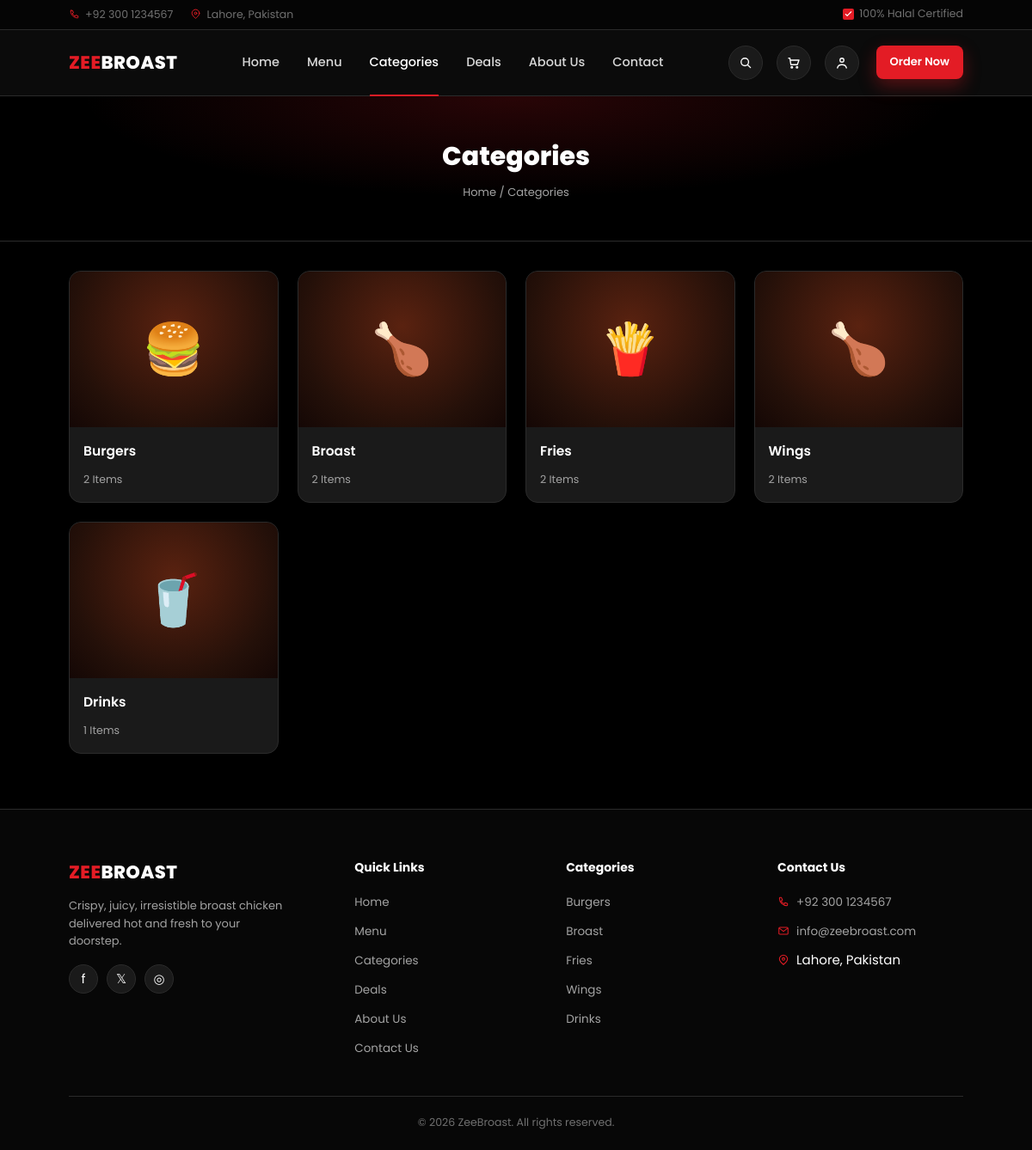
The app's page /category.php with its own data.
### tables this page shows
CREATE TABLE `categories` (
  `id` INT UNSIGNED NOT NULL AUTO_INCREMENT,
  `name` VARCHAR(100) NOT NULL,
  `slug` VARCHAR(120) NOT NULL,
  `icon` VARCHAR(60) NULL COMMENT 'emoji or icon class used as visual placeholder',
  `image` VARCHAR(255) NULL,
  `sort_order` INT NOT NULL DEFAULT 0,
  `status` ENUM('active','inactive') NOT NULL DEFAULT 'active',
  `created_at` TIMESTAMP NOT NULL DEFAULT CURRENT_TIMESTAMP,
  PRIMARY KEY (`id`),
  UNIQUE KEY `uq_category_slug` (`slug`)
);

### config/database.php (called while the page is built, shortened)
<?php
function db(): PDO
{
    static $pdo = null;
    if ($pdo === null) {
        $dsn = 'mysql:host=' . DB_HOST . ';dbname=' . DB_NAME . ';charset=' . DB_CHARSET;
        $options = [
            PDO::ATTR_ERRMODE            => PDO::ERRMODE_EXCEPTION,
            PDO::ATTR_DEFAULT_FETCH_MODE => PDO::FETCH_ASSOC,
            PDO::ATTR_EMULATE_PREPARES   => false,
        ];
        try {
            $pdo = new PDO($dsn, DB_USER, DB_PASS, $options);
        } catch (PDOException $e) {
            die('Database connection failed. Please try again later.');
        }
    }
    return $pdo;
}

### category.php (the view, shortened to what this page needs)
<?php
require_once __DIR__ . '/includes/header.php';
$slug = $_GET['slug'] ?? '';
if ($slug === '') {
    $categories = db()->query("SELECT * FROM categories WHERE status='active' ORDER BY sort_order")->fetchAll();
    ?>
    <div class="page-header">
      <div class="container">
        <h1>Categories</h1>
        <div class="breadcrumb"><a href="<?= base_url('index.php') ?>">Home</a> / Categories</div>
      </div>
    </div>
    <div class="section">
      <div class="container">
        <div class="card-grid">
          <?php foreach ($categories as $cat):
              $count = db()->prepare("SELECT COUNT(*) FROM products WHERE category_id = ? AND status='active'");
              $count->execute([$cat['id']]);
          ?>
          <a href="<?= base_url('category.php?slug=' . urlencode($cat['slug'])) ?>" class="food-card">
            <?= food_thumb($cat['image'], $cat['icon']) ?>
            <div class="food-body">
              <h3><?= e($cat['name']) ?></h3>
              <p class="food-desc"><?= (int)$count->fetchColumn() ?> Items</p>
            </div>
          </a>
          <?php endforeach; ?>
        </div>
      </div>
    </div>
    <?php
}
require_once __DIR__ . '/includes/footer.php';

### includes/functions.php (shortened to what this page needs)
<?php
function setting(string $key, $default = '')
{
    static $cache = null;
    if ($cache === null) {
        $cache = [];
        $stmt = db()->query('SELECT setting_key, setting_value FROM settings');
        foreach ($stmt->fetchAll() as $row) {
            $cache[$row['setting_key']] = $row['setting_value'];
        }
    }
    return $cache[$key] ?? $default;
}
function e(?string $value): string
{
    return htmlspecialchars($value ?? '', ENT_QUOTES, 'UTF-8');
}
function base_url(string $path = ''): string
{
    return BASE_URL . '/' . ltrim($path, '/');
}
function media_url(?string $path): ?string
{
    if (empty($path)) {
        return null;
    }
    return base_url('uploads/' . ltrim($path, '/'));
}
function food_thumb(?string $image, ?string $icon, string $extraClass = ''): string
{
    $icon = $icon ?: '🍗';
    $url = media_url($image);
    return '<div class="food-thumb ' . e($extraClass) . '">' . $icon . '</div>';
}

### includes/footer.php (shortened to what this page needs)
<footer class="site-footer">
  <div class="container">
    <div class="footer-grid">
      <div class="footer-about">
        <a href="<?= base_url('index.php') ?>" class="logo">
          <?php if ($logo_url): ?>
            <img src="<?= e($logo_url) ?>" alt="<?= e(setting('site_name')) ?>" class="logo-image">
          <?php else: ?>
            <span><span class="zee">ZEE</span><span class="broast">BROAST</span></span>
          <?php endif; ?>
        </a>
        <p>Crispy, juicy, irresistible broast chicken delivered hot and fresh to your doorstep.</p>
        <div class="footer-social">
          <a href="<?= e(setting('facebook_url', '#')) ?>" title="Facebook">f</a>
          <a href="<?= e(setting('twitter_url', '#')) ?>" title="Twitter">𝕏</a>
          <a href="<?= e(setting('instagram_url', '#')) ?>" title="Instagram">◎</a>
        </div>
      </div>
      <div>
        <h4>Quick Links</h4>
        <ul>
          <li><a href="<?= base_url('index.php') ?>">Home</a></li>
          <li><a href="<?= base_url('menu.php') ?>">Menu</a></li>
          <li><a href="<?= base_url('category.php') ?>">Categories</a></li>
          <li><a href="<?= base_url('deals.php') ?>">Deals</a></li>
          <li><a href="<?= base_url('about.php') ?>">About Us</a></li>
          <li><a href="<?= base_url('contact.php') ?>">Contact Us</a></li>
        </ul>
      </div>
      <div>
        <h4>Categories</h4>
        <ul>
          <?php foreach (db()->query("SELECT name, slug FROM categories WHERE status='active' ORDER BY sort_order")->fetchAll() as $cat): ?>
          <li><a href="<?= base_url('category.php?slug=' . urlencode($cat['slug'])) ?>"><?= e($cat['name']) ?></a></li>
          <?php endforeach; ?>
        </ul>
      </div>
      <div>
        <h4>Contact Us</h4>
        <ul>
          <li><a href="tel:<?= e(setting('phone')) ?>"><span class="footer-contact-icon" aria-hidden="true"><svg viewBox="0 0 24 24"><path d="M5 4h3l2 5-2.5 1.5a12 12 0 0 0 6 6L15 14l5 2v3a1 1 0 0 1-1 1C10.7 20 4 13.3 4 5a1 1 0 0 1 1-1Z"></path></svg></span><?= e(setting('phone')) ?></a></li>
          <li><a href="mailto:<?= e(setting('email')) ?>"><span class="footer-contact-icon" aria-hidden="true"><svg viewBox="0 0 24 24"><rect x="3" y="5" width="18" height="14" rx="2"></rect><path d="m4 7 8 6 8-6"></path></svg></span><?= e(setting('email')) ?></a></li>
          <li><span class="footer-contact-line"><span class="footer-contact-icon" aria-hidden="true"><svg viewBox="0 0 24 24"><path d="M20 10c0 5-8 11-8 11S4 15 4 10a8 8 0 1 1 16 0Z"></path><circle cx="12" cy="10" r="2.5"></circle></svg></span><?= e(setting('address')) ?></span></li>
        </ul>
      </div>
    </div>
    <div class="footer-bottom">
      &copy; <?= date('Y') ?> <?= e(setting('site_name')) ?>. All rights reserved.
    </div>
  </div>
</footer>
</body>
</html>

### assets/css/style.css (style rules this page uses)
:root { --bg: #000000; --bg-alt: #000000; --card-bg: #1a1a1a; --card-bg-2: #1f1f1f; --border: #2b2b2b; --red: #e31c25; --red-dark: #b7141b; --red-glow: rgba(227, 28, 37, .35); --gold: #cba15a; --text: #ffffff; --text-muted: #a3a3a3; --text-faint: #707070; --radius: 14px; --radius-sm: 8px; --shadow: 0 10px 30px rgba(0, 0, 0, .45); --container: 90%; font-family: 'Poppins', -apple-system, Segoe UI, Roboto, Arial, sans-serif; }
* { box-sizing: border-box; margin: 0; padding: 0; }
html { scroll-behavior: smooth; }
body { background: #000000; color: var(--text); font-family: 'Poppins', -apple-system, Segoe UI, Roboto, Arial, sans-serif; font-size: 15px; line-height: 1.6; -webkit-font-smoothing: antialiased; }
a { text-decoration: none; color: inherit; }
ul { list-style: none; }
.container { width: 90%; max-width: var(--container); margin: 0 auto; padding: 0 20px; }
.section { padding: 34px 0; background: #000000; }
.logo { display: flex; align-items: center; gap: 10px; font-weight: 800; font-size: 21px; letter-spacing: .5px; }
.logo .zee { color: var(--red); }
.logo .broast { color: #fff; }
.card-grid { display: grid; grid-template-columns: repeat(4, 1fr); gap: 22px; }
.food-card { background: var(--card-bg); border: 1px solid var(--border); border-radius: var(--radius); overflow: hidden; transition: transform .18s ease, border-color .18s ease; display: flex; flex-direction: column; }
.food-thumb { aspect-ratio: 4/3; position: relative; overflow: hidden; background: radial-gradient(circle at 50% 35%, #5a2210, #241009 70%, #140705 100%); display: flex; align-items: center; justify-content: center; font-size: 58px; }
.food-body { padding: 16px; display: flex; flex-direction: column; gap: 10px; flex: 1; }
.food-body h3 { font-size: 15.5px; font-weight: 600; }
.food-body .food-desc { font-size: 12.5px; color: var(--text-muted); }
.site-footer { background: #070707; border-top: 1px solid var(--border); padding: 56px 0 22px; margin-top: 30px; }
.footer-grid { display: grid; grid-template-columns: 1.4fr 1fr 1fr 1fr; gap: 30px; margin-bottom: 34px; }
.footer-grid h4 { font-size: 14px; font-weight: 700; margin-bottom: 16px; }
.footer-grid ul li { margin-bottom: 10px; }
.footer-grid ul li a { color: var(--text-muted); font-size: 13.5px; }
.footer-about p { color: var(--text-muted); font-size: 13px; margin-top: 12px; max-width: 260px; }
.footer-social { display: flex; gap: 10px; margin-top: 16px; }
.footer-social a { width: 34px; height: 34px; border-radius: 50%; background: var(--card-bg); border: 1px solid var(--border); display: flex; align-items: center; justify-content: center; }
.footer-bottom { border-top: 1px solid var(--border); padding-top: 20px; text-align: center; color: var(--text-faint); font-size: 12.5px; }
.page-header { padding: 46px 0; text-align: center; background: radial-gradient(ellipse 60% 100% at 50% 0%, rgba(227,28,37,.18), transparent 70%), var(--bg-alt); border-bottom: 1px solid var(--border); }
.page-header h1 { font-size: 30px; font-weight: 800; margin-bottom: 8px; }
.breadcrumb { color: var(--text-muted); font-size: 13px; }
.footer-contact-icon { display: inline-flex; width: 15px; margin-right: 7px; color: var(--red); vertical-align: -2px; }
.footer-contact-icon svg { width: 14px; height: 14px; fill: none; stroke: currentColor; stroke-width: 1.8; stroke-linecap: round; stroke-linejoin: round; }
.footer-contact-line { display: inline-flex; align-items: center; }

### records on screen
categories: icon "🍔", name "Burgers", fetchColumn "2"
categories: icon "🍗", name "Broast", fetchColumn "2"
categories: icon "🍟", name "Fries", fetchColumn "2"
categories: icon "🍗", name "Wings", fetchColumn "2"
categories: icon "🥤", name "Drinks", fetchColumn "1"

### other values on screen
setting('phone') "+92 300 1234567"
setting('address') "Lahore, Pakistan"
setting('email') "info@zeebroast.com"
setting('site_name') "ZeeBroast"
